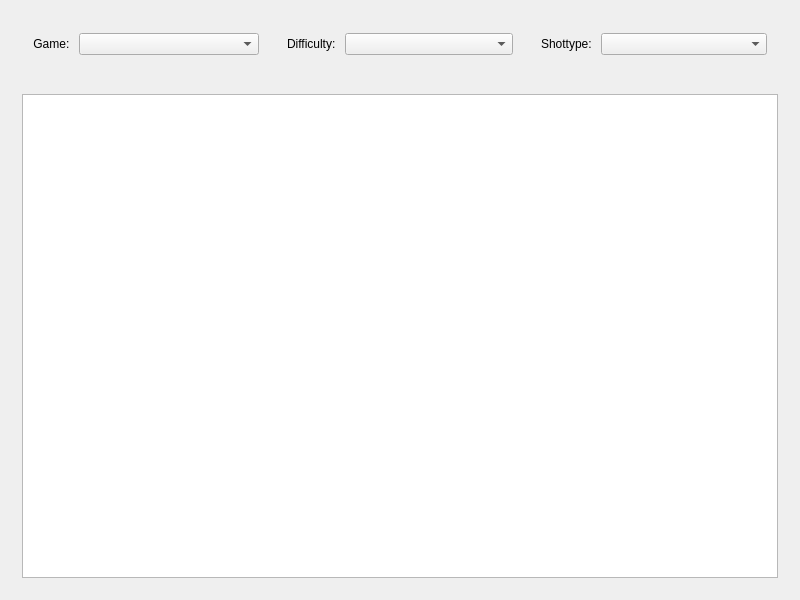
<?xml version="1.0" encoding="UTF-8"?>
<ui version="4.0">
 <class>EditorWindow</class>
 <widget class="QWidget" name="EditorWindow">
  <property name="geometry">
   <rect>
    <x>0</x>
    <y>0</y>
    <width>800</width>
    <height>600</height>
   </rect>
  </property>
  <property name="sizePolicy">
   <sizepolicy hsizetype="Preferred" vsizetype="Preferred">
    <horstretch>0</horstretch>
    <verstretch>0</verstretch>
   </sizepolicy>
  </property>
  <property name="windowTitle">
   <string>EditorWindow</string>
  </property>
  <layout class="QVBoxLayout" name="verticalLayout">
   <item>
    <widget class="QWidget" name="titleWidget" native="true">
     <property name="sizePolicy">
      <sizepolicy hsizetype="Minimum" vsizetype="Maximum">
       <horstretch>0</horstretch>
       <verstretch>0</verstretch>
      </sizepolicy>
     </property>
     <layout class="QHBoxLayout" name="horizontalLayout_4">
      <item>
       <widget class="QWidget" name="GameWidget" native="true">
        <property name="sizePolicy">
         <sizepolicy hsizetype="Minimum" vsizetype="Maximum">
          <horstretch>0</horstretch>
          <verstretch>0</verstretch>
         </sizepolicy>
        </property>
        <layout class="QHBoxLayout" name="horizontalLayout">
         <item>
          <widget class="QLabel" name="GameLabel">
           <property name="sizePolicy">
            <sizepolicy hsizetype="Minimum" vsizetype="Maximum">
             <horstretch>0</horstretch>
             <verstretch>0</verstretch>
            </sizepolicy>
           </property>
           <property name="maximumSize">
            <size>
             <width>16777215</width>
             <height>16777215</height>
            </size>
           </property>
           <property name="baseSize">
            <size>
             <width>10</width>
             <height>50</height>
            </size>
           </property>
           <property name="text">
            <string>Game: </string>
           </property>
           <property name="alignment">
            <set>Qt::AlignCenter</set>
           </property>
          </widget>
         </item>
         <item>
          <widget class="QComboBox" name="GameCombo">
           <property name="sizePolicy">
            <sizepolicy hsizetype="Minimum" vsizetype="Fixed">
             <horstretch>1</horstretch>
             <verstretch>0</verstretch>
            </sizepolicy>
           </property>
          </widget>
         </item>
        </layout>
       </widget>
      </item>
      <item>
       <widget class="QWidget" name="DiffWidget" native="true">
        <property name="sizePolicy">
         <sizepolicy hsizetype="Minimum" vsizetype="Maximum">
          <horstretch>0</horstretch>
          <verstretch>0</verstretch>
         </sizepolicy>
        </property>
        <layout class="QHBoxLayout" name="horizontalLayout_2">
         <item>
          <widget class="QLabel" name="DiffLabel">
           <property name="sizePolicy">
            <sizepolicy hsizetype="Preferred" vsizetype="Maximum">
             <horstretch>0</horstretch>
             <verstretch>0</verstretch>
            </sizepolicy>
           </property>
           <property name="text">
            <string>Difficulty: </string>
           </property>
          </widget>
         </item>
         <item>
          <widget class="QComboBox" name="DiffCombo">
           <property name="sizePolicy">
            <sizepolicy hsizetype="Preferred" vsizetype="Fixed">
             <horstretch>1</horstretch>
             <verstretch>0</verstretch>
            </sizepolicy>
           </property>
          </widget>
         </item>
        </layout>
       </widget>
      </item>
      <item>
       <widget class="QWidget" name="ShotWidget" native="true">
        <property name="sizePolicy">
         <sizepolicy hsizetype="Minimum" vsizetype="Maximum">
          <horstretch>0</horstretch>
          <verstretch>0</verstretch>
         </sizepolicy>
        </property>
        <layout class="QHBoxLayout" name="horizontalLayout_3">
         <item>
          <widget class="QLabel" name="ShotLabel">
           <property name="sizePolicy">
            <sizepolicy hsizetype="Preferred" vsizetype="Maximum">
             <horstretch>0</horstretch>
             <verstretch>0</verstretch>
            </sizepolicy>
           </property>
           <property name="text">
            <string>Shottype: </string>
           </property>
          </widget>
         </item>
         <item>
          <widget class="QComboBox" name="ShotCombo">
           <property name="sizePolicy">
            <sizepolicy hsizetype="Preferred" vsizetype="Fixed">
             <horstretch>1</horstretch>
             <verstretch>0</verstretch>
            </sizepolicy>
           </property>
          </widget>
         </item>
        </layout>
       </widget>
      </item>
     </layout>
    </widget>
   </item>
   <item>
    <widget class="QStackedWidget" name="formWidget">
     <property name="currentIndex">
      <number>1</number>
     </property>
     <widget class="QWidget" name="listPage">
      <layout class="QVBoxLayout" name="verticalLayout_3">
       <item>
        <widget class="QListWidget" name="listWidget"/>
       </item>
      </layout>
     </widget>
     <widget class="QWidget" name="tablePage">
      <layout class="QVBoxLayout" name="verticalLayout_2">
       <item>
        <widget class="QTableWidget" name="tableWidget">
         <property name="sizePolicy">
          <sizepolicy hsizetype="Preferred" vsizetype="Preferred">
           <horstretch>0</horstretch>
           <verstretch>0</verstretch>
          </sizepolicy>
         </property>
         <property name="verticalScrollBarPolicy">
          <enum>Qt::ScrollBarAlwaysOff</enum>
         </property>
         <property name="horizontalScrollBarPolicy">
          <enum>Qt::ScrollBarAlwaysOff</enum>
         </property>
         <property name="sizeAdjustPolicy">
          <enum>QAbstractScrollArea::AdjustToContents</enum>
         </property>
         <property name="autoScroll">
          <bool>false</bool>
         </property>
         <property name="editTriggers">
          <set>QAbstractItemView::AllEditTriggers</set>
         </property>
         <property name="textElideMode">
          <enum>Qt::ElideRight</enum>
         </property>
         <attribute name="verticalHeaderVisible">
          <bool>false</bool>
         </attribute>
        </widget>
       </item>
      </layout>
     </widget>
    </widget>
   </item>
  </layout>
 </widget>
 <layoutdefault spacing="6" margin="11"/>
 <resources/>
 <connections/>
</ui>
